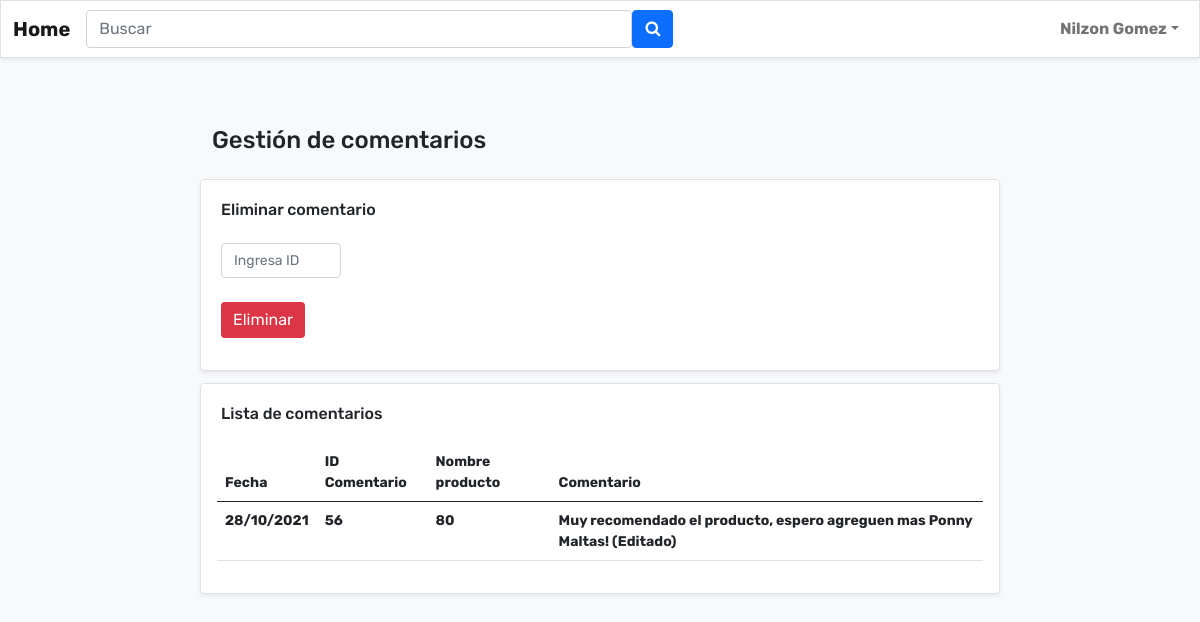
Page /comments_user (signed in) on the committed database.
### tables this page shows
CREATE TABLE Comment (cID INTEGER NOT NULL PRIMARY KEY AUTOINCREMENT, pID INTEGER NOT NULL, uEmail TEXT NOT NULL, cComment TEXT NOT NULL, cDate TEXT NOT NULL);

### app.py (the view, shortened to what this page needs)
@app.route('/comments_user', methods=('GET', 'POST'))
def comments_user():
    if 'user' in session and session['rol'] == "Superadministrador":
        print("INGRESA SUPERADMIN A COMENTARIOS")
        if request.method == 'GET':
            correo = session.get('user')
            print(correo)
            resultados = dbComentarios.consultarComentariosTodos()
            resultados_extra = dbUsuarios.consultarUsuarios(correo)
            usuario = dbUsuarios.consultarUsuarios(correo)
            username = nombreAPI.username(usuario[0][1], usuario[0][2])
            if isinstance(resultados, bool) == True:
                return render_template("comments_sadmin.html", username=username)
            elif isinstance(resultados, bool) == False:
                return render_template("comments_sadmin.html", variable_jinja=resultados, username=username)

### connAPI.py (called while the page is built)
def conectar():
    dbname = "Plataforma.db"
    conn = sqlite3.connect(dbname)
    return conn

### dbComentarios.py (called while the page is built)
def conectar():
    conn = connAPI.conectar()
    return conn

def consultarComentariosTodos():
    try:
        conn = conectar()
        cursor = conn.execute("select * from Comment")
        resultados = cursor.fetchall()
        conn.commit()
        conn.close()
        if len(resultados) == 0:
            return False
        return resultados
    except Error as error:
        print(error)
        return False

### dbUsuarios.py (called while the page is built)
def conectar():
    conn = connAPI.conectar()
    return conn

def consultarUsuarios(uEmail):
    try:
        conn = conectar()
        cursor = conn.execute("select * from User WHERE uEmail=?;", (uEmail,))
        resultados = cursor.fetchall()
        conn.commit()
        conn.close()
        if len(resultados) == 0: #No encontro el registro y envia un booleano
            flag = False
            return flag
        else: #Encontro el registro y envia una lista
            return resultados
    except Error as error:
        print(error)
        return False

### nombreAPI.py (called while the page is built)
def username(uName, uLastname):
    Nombre_anterior = uName.split(" ")
    Apellido_anterior = uLastname.split(" ")
    Nombre = Nombre_anterior[0]
    Apellido = Apellido_anterior[0]
    return Nombre+" "+Apellido

### templates/comments_sadmin.html (shortened to what this page needs)
<!DOCTYPE html>
<html lang="en">
<head>
    <link rel="stylesheet" href="../static/assets/bootstrap/css/bootstrap.min.css">
    <link rel="stylesheet" href="../static/assets/css/FontAwesome.css">
    <link rel="stylesheet" href="../static/assets/fonts/font-awesome.min.css">
    <link rel="stylesheet" href="../static/assets/css/styles.css">
</head>
<body style="background: var(--bs-light);">
    <nav class="navbar navbar-light navbar-expand-md border rounded-0 shadow-sm" id="search_button" style="font-weight: bold;background: #ffffff;">
        <div class="container-fluid">
            <a class="navbar-brand" href="{{ url_for('home') }}">Home</a>
            <form action="/home" method="post" class="d-flex d-md-flex align-items-center align-items-md-center" name="search" id="search" style="width: 50%;">
                <input class="form-control" type="text" id="search_bar" name="search_bar" placeholder="Buscar" style="transform: translateX(0px);width: 100%;"/>
                <button class="btn btn-primary" id="search_product" type="submit">
                    <i class="fa fa-search"></i>
                </button>
            </form>
            <div class="collapse navbar-collapse d-md-flex d-lg-flex d-xl-flex justify-content-md-end justify-content-lg-end justify-content-xl-end" id="navcol">
                <ul class="navbar-nav d-xl-flex">
                    <li class="nav-item">
                        <div class="nav-item dropdown"><a class="dropdown-toggle d-xxl-flex justify-content-xxl-center align-items-xxl-center nav-link" aria-expanded="false" data-bs-toggle="dropdown" href="#">{{ username }}</a>
                        </div>
                    </li>
                </ul>
            </div>
        </div>
    </nav>
    <div class="container" style="max-width: 70%;margin-top: 36px;padding-bottom: 12px;padding-top: 12px;margin-bottom: 16px;">
        <div style="margin: 8px;padding: 4px;">
            <h4 style="margin-left: 8px;margin-top: 8px;margin-right: 8px;">Gestión de comentarios</h4>
        </div>
        <div class="border rounded shadow-sm" style="margin: 8px;padding: 4px;background: #ffffff;margin-top: 12px;">
            <h6 style="margin: 8px;margin-left: 8px;margin-top: 8px;margin-right: 8px;margin-bottom: 8px;padding: 8px;color: rgb(33, 37, 41);">Eliminar comentario</h6>
            <form id="delete_form" method="post" style="margin: 12px;max-width: 40%;margin-left: 16px;margin-top: 16px;" action="/comments_user">
                <div class="mb-3">
                    <input class="form-control" type="text" id="delete_cID" name="delete_cID" placeholder="Ingresa ID" style="font-size: 14px;max-width: 120px;">
                </div>
                <button  onclick="validar_eliminar()" class="btn btn-primary" id="delete_comment" type="button" style="margin-top: 8px;margin-bottom: 16px;margin-right: 16px;background: var(--bs-red);border-style: none;">Eliminar</button>
            </form>
        </div>
        <div class="border rounded shadow-sm" style="margin: 8px;padding: 4px;background: #ffffff;margin-top: 12px;">
            <h6 style="margin: 8px;margin-left: 8px;margin-top: 8px;margin-right: 8px;margin-bottom: 8px;padding: 8px;">Lista de comentarios</h6>
            <div style="margin: 8px;padding: 4px;">
                <div class="table-responsive" id="table_comments" style="max-width: 100%;font-size: 14px;">
                    <table class="table">
                        <thead>
                            <tr>
                                <th>Fecha</th>
                                <th>ID Comentario</th>
                                <th>Nombre producto</th>
                                <th>Comentario</th>
                            </tr>
                        </thead>
                        <tbody>
                            {% for dict_item in variable_jinja %}
                            <tr>
                                <th>{{ dict_item[4] }}</th>
                                <th>{{ dict_item[0] }}</th>
                                <th>{{ dict_item[1] }}</th>
                                <th>{{ dict_item[3] }}</th>
                            </tr>
                            {% endfor %}
                        </tbody>
                    </table>
                </div>
            </div>
        </div>
    </div>
</body>
</html>

### static/assets/css/styles.css (style rules this page uses)
body { margin: 0; font-family: 'Rubik'; font-size: var(--bs-body-font-size); font-weight: var(--bs-body-font-weight); line-height: var(--bs-body-line-height); color: var(--bs-body-color); text-align: var(--bs-body-text-align); background-color: var(--bs-body-bg); -webkit-text-size-adjust: 100%; -webkit-tap-highlight-color: transparent; }
a { color: #0d6efd; text-decoration: none; }

### rows in the picture
Comment: cDate "28/10/2021", cID "56", pID "80", cComment "Muy recomendado el producto, espero agreguen mas Ponny Maltas! (Editado)"

### other values in the picture
{{ username }} "Nilzon Gomez"
